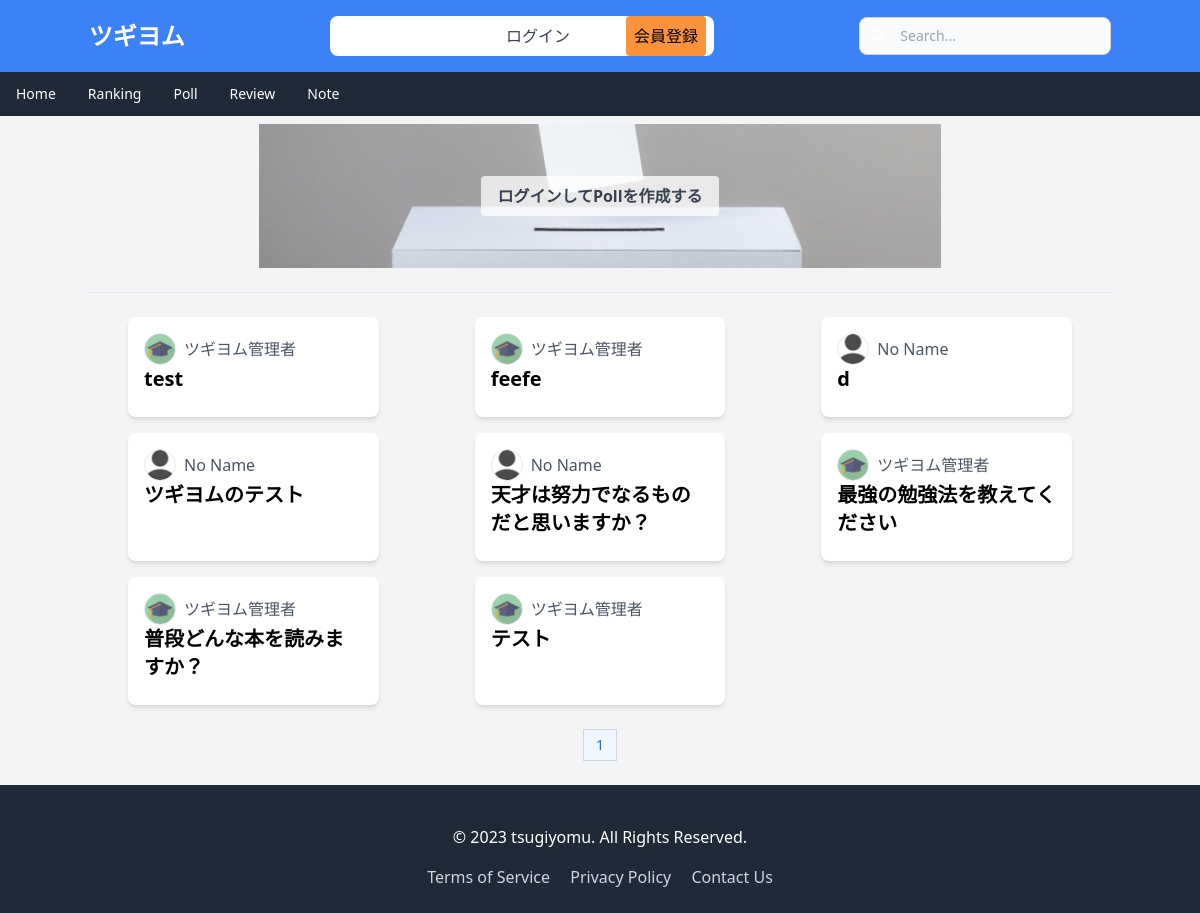
/poll/, run on an earlier commit of the app's database.
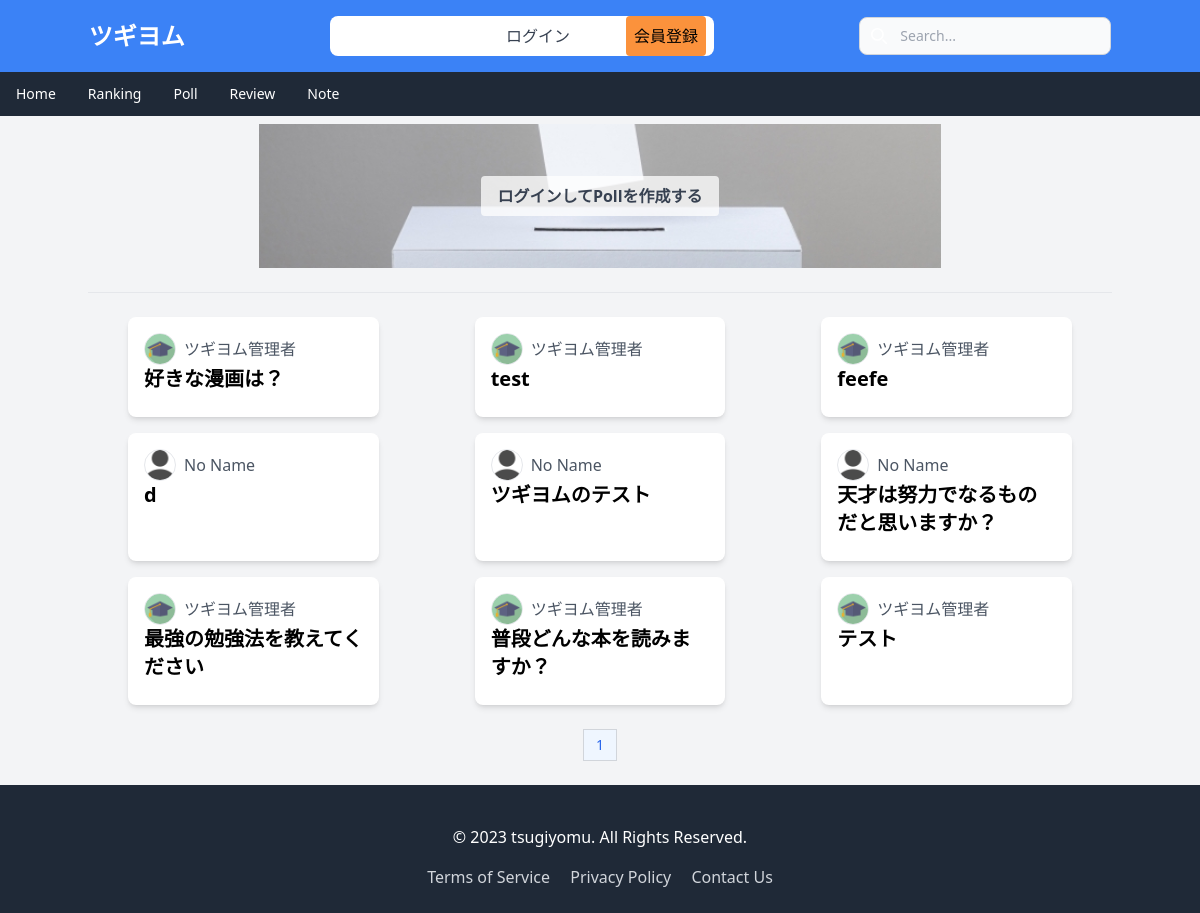
And on a later commit of the database.
### api/models.py (models this page shows, shortened)
class Poll(models.Model):
    creator = models.ForeignKey(Profile, on_delete=models.CASCADE, related_name='created_polls')
    question = models.CharField(max_length=255)
    created_at = models.DateTimeField(auto_now_add=True)
    content = models.TextField(default="")

class Profile(models.Model):
    user = models.OneToOneField(User, on_delete=models.CASCADE)
    name = models.CharField(max_length=255)
    bio = models.TextField()
    image = models.ImageField(upload_to='profile_images/', default='default.png')
    def __str__(self):
      return self.name

### poll/views.py (the view)
# urls.py: path('', poll_list, name='poll'),
def poll_list(request):
    polls = Poll.objects.all().order_by('-created_at')
    paginator = Paginator(polls, 20)
    page_number = request.GET.get('page', 1)
    onEachSide = 3
    onEnds = 2
    try:
            poll_page = paginator.page(page_number)
    except PageNotAnInteger:
            poll_page = paginator.page(1)
    except EmptyPage:
            poll_page = paginator.page(paginator.num_pages)
    page_range = paginator.get_elided_page_range(number=page_number, on_each_side=onEachSide, on_ends=onEnds)
    context = {
        'polls': poll_page,
        'page_range': page_range,
    }
    return render(request, 'poll_list.html', context)

### poll/templates/poll_list.html (shortened to what this page needs)
{% extends 'base.html' %}
{% load static %}
{% block content %}
<div class="container mx-auto mt-2">
  <div class="relative">
    <img class="hidden md:block w-2/3 h-auto mx-auto" src="{% static 'images/vote.sp.jpg' %}" alt="">
    {% if request.user.is_authenticated %}
    <a href="{% url 'create_poll' %}" class="absolute top-0 left-0 w-full h-full flex items-center justify-center">
      <span class="bg-white bg-opacity-75 py-2 px-4 rounded text-gray-700 font-bold">Pollを作成する</span>
    </a>
    {% else %}
    <a href="{% url 'create_poll' %}" class="absolute top-0 left-0 w-full h-full flex items-center justify-center">
      <span class="bg-white bg-opacity-75 py-2 px-4 rounded text-gray-700 font-bold">ログインしてPollを作成する</span>
    </a>
    {% endif %}
</div>
  <br>
  <hr>
  <br>
  <div class="grid grid-cols-1 md:grid-cols-2 lg:grid-cols-3 gap-4">
      {% for poll in polls %}
          <a href="{% url 'poll_vote' poll.id %}" class="bg-white rounded-lg shadow-md overflow-hidden hover:bg-gray-100 mx-10">
              <div class="p-4">
                <div class="flex items-center">
                  <img src="{{ poll.creator.image.url }}" alt="Profile Image" class="w-8 h-8   object-cover border rounded-full ">
                  <p class="pl-2 text-gray-600">{{ poll.creator }}</p>
                </div>
                  <h2 class="text-xl font-bold mb-2">{{ poll.question }}</h2>
              </div>
          </a>
      {% empty %}
          <p>利用可能な投票はありません。</p>
      {% endfor %}
  </div>
</div>
<br>
  <nav class="flex justify-center">
    <ul class="inline-flex -space-x-px text-sm">
      {% for num in page_range %}
      <li>
        {% if polls.number == num %}
        <a href="#" aria-current="page" class="flex items-center justify-center px-3 h-8 text-blue-600 border border-gray-300 bg-blue-50 hover:bg-blue-100 hover:text-blue-700 dark:border-gray-700 dark:bg-gray-700 dark:text-white">{{ num }}</a>
        {% else %}
        <a href="page={{ num }}" class="flex items-center justify-center px-3 h-8 leading-tight text-gray-500 bg-white border border-gray-300 hover:bg-gray-100 hover:text-gray-700 dark:bg-gray-800 dark:border-gray-700 dark:text-gray-400 dark:hover:bg-gray-700 dark:hover:text-white">{{ num }}</a>
        {% endif %}
      </li>
      {% endfor %}
    </ul>
  </nav>
  <br>
{% endblock %}

What changed in the data, as far as the page shows it:
added Poll: creator.image (picture), creator "ツギヨム管理者", question "好きな漫画は？"
